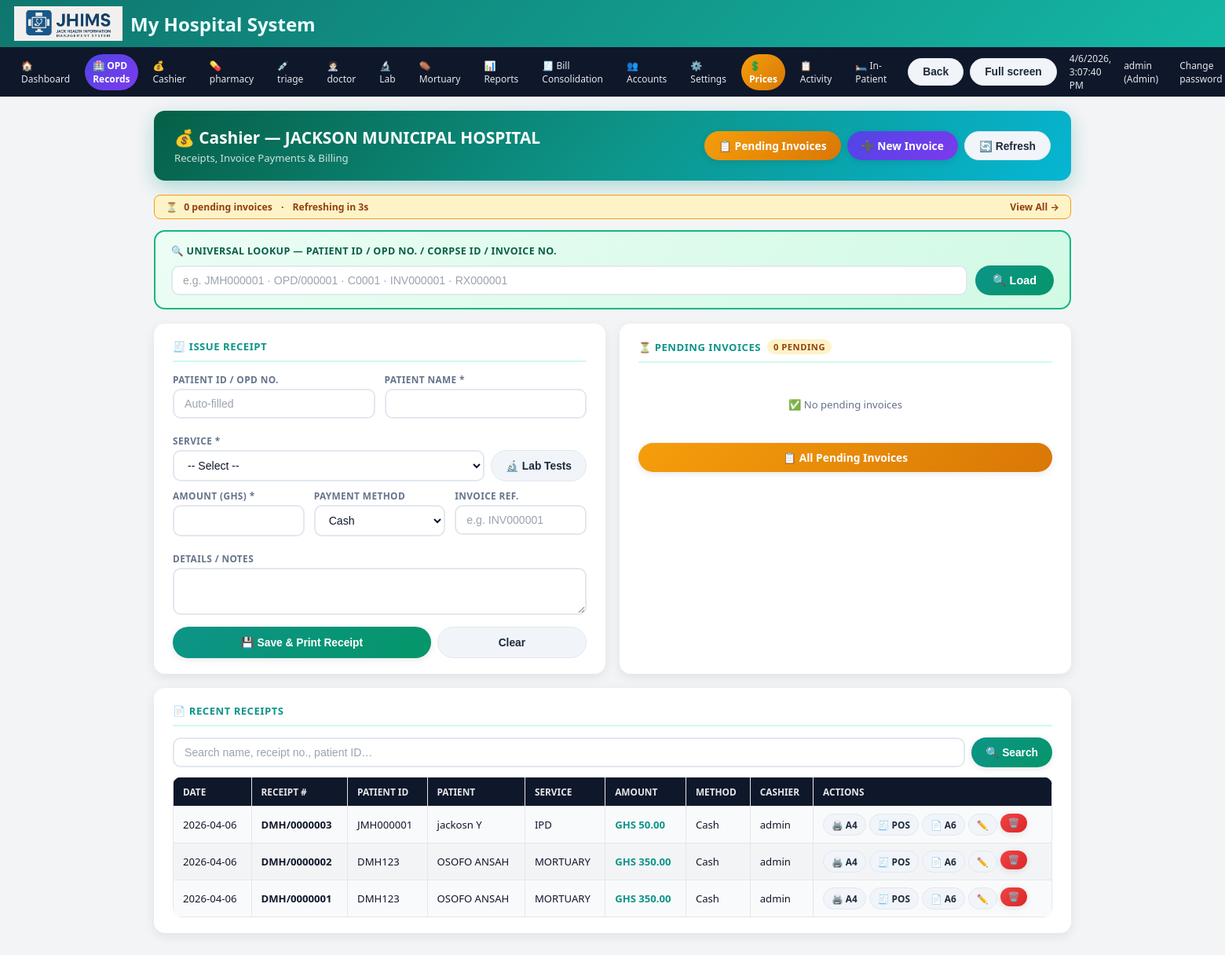
Screenshot of /cashier (signed in) with the database file from the repository.
### tables this page shows
CREATE TABLE patient_records(id INTEGER PRIMARY KEY AUTOINCREMENT,date TEXT,receipt_number TEXT,patient_id TEXT,patient_name TEXT,service_received TEXT,amount_paid REAL,amount_in_words TEXT,cashier_name TEXT,payment_method TEXT,details TEXT);

### app.py (the view, shortened to what this page needs)
@app.route("/cashier", methods=["GET", "POST"])
@login_required(role="Cashier")
def cashier():
    conn = get_db()
    c = conn.cursor()
    prefill = None
    load_pid = request.args.get("load_pid", "").strip()
    corpse_id = request.args.get("corpse_id", "").strip()
    q = request.args.get("q", "").strip()
    if q:
        c.execute(
            "SELECT * FROM patient_records "
            "WHERE patient_name LIKE ? OR receipt_number LIKE ? OR patient_id LIKE ? "
            "ORDER BY id DESC LIMIT 100",
            (f"%{q}%", f"%{q}%", f"%{q}%"),
        )
    else:
        c.execute("SELECT * FROM patient_records ORDER BY id DESC LIMIT 50")
    rows = c.fetchall()
    conn.close()
    return render_template("cashier.html", rows=rows, q=q, prefill=prefill)

### app.py (called while the page is built)
def get_db():
    conn = sqlite3.connect(DB_PATH)
    conn.row_factory = sqlite3.Row
    return conn

@app.context_processor
def inject_hospital():
    return dict(hospital=get_hospital())

def get_hospital():
    conn = get_db()
    c = conn.cursor()
    c.execute("SELECT * FROM hospital_settings LIMIT 1")
    data = c.fetchone()
    conn.close()
    return data

def login_required(role=None):
    def deco(f):
        @wraps(f)
        def wrapper(*args, **kwargs):
            if "user" not in session:
                return redirect(url_for("login"))
            if role and session.get("role") not in (role, "Admin"):
                flash("Access denied for your role.", "danger")
                return redirect(url_for("dashboard"))
            return f(*args, **kwargs)
        return wrapper
    return deco

@app.before_request
def startup():
    global _db_initialized
    if not _db_initialized:
        init_db()
        _db_initialized = True

@app.context_processor
def inject_globals():
    conn = get_db()
    c = conn.cursor()
    c.execute("SELECT name, insured_price, non_insured_price FROM lab_test_prices ORDER BY name")
    tests = c.fetchall()
    c.execute("SELECT name FROM services ORDER BY name")
    services = [r["name"] for r in c.fetchall()]
    conn.close()
    return dict(
        APP_NAME=APP_NAME,
        HOSPITAL_NAME=HOSPITAL_NAME,
        HOSPITAL_ADDRESS=HOSPITAL_ADDRESS,
        HOSPITAL_PHONE=HOSPITAL_PHONE,
        POWERED_BY=POWERED_BY,
        LAB_TESTS=tests,
        SERVICES=services,
        now=datetime.now,
    )

### templates/cashier.html (shortened to what this page needs)
{% extends "base.html" %}
{% block content %}
<div class="cash-header no-print">
  <div>
    <h2>💰 Cashier — {{ HOSPITAL_NAME }}</h2>
    <p style="opacity:.8;margin:3px 0 0;font-size:.82rem;">Receipts, Invoice Payments &amp; Billing</p>
  </div>
  <div style="display:flex;gap:8px;flex-wrap:wrap;">
    <a href="{{ url_for('cashier_pending_invoices') }}" class="btn btn-amber">📋 Pending Invoices</a>
    <a href="{{ url_for('cashier_new_invoice') }}" class="btn btn-indigo">➕ New Invoice</a>
    <button onclick="location.reload()" class="btn btn-secondary">🔄 Refresh</button>
  </div>
</div>
<div class="no-print countdown-bar">
  ⏳ <strong><span id="pending-count">—</span> pending invoices</strong>
  &nbsp;·&nbsp; <span id="inv-countdown">Refreshing in 5s</span>
  <a href="{{ url_for('cashier_pending_invoices') }}" style="margin-left:auto;color:#92400e;font-weight:700;text-decoration:none;">View All →</a>
</div>
<div class="lookup-bar no-print">
  <div class="lb-title">🔍 Universal Lookup — Patient ID / OPD No. / Corpse ID / Invoice No.</div>
  <div class="lookup-row">
    <input type="text" id="universal-id" placeholder="e.g. JMH000001 · OPD/000001 · C0001 · INV000001 · RX000001" onkeydown="if(event.key==='Enter')doLookup()" />
    <button class="btn-load" onclick="doLookup()">🔍 Load</button>
  </div>
</div>
<div class="card-grid no-print">
  <div class="panel">
    <div class="panel-title">🧾 Issue Receipt</div>
    <form method="post" id="receipt-form">
      <div class="form-row">
        <div class="form-group">
          <label>Patient ID / OPD No.</label>
          <input type="text" name="patient_id" id="f-pid" value="{{ prefill.patient_id if prefill else '' }}" placeholder="Auto-filled" />
        </div>
        <div class="form-group">
          <label>Patient Name *</label>
          <input type="text" name="patient_name" id="f-name" required value="{{ prefill.patient_name if prefill else '' }}" />
        </div>
      </div>
      <div class="form-group">
        <label>Service *</label>
        <div style="display:flex;gap:8px;">
          <select name="service_received" id="f-service" required onchange="inv_onServiceChange(this)">
            <option value="">-- Select --</option>
          </select>
          <button class="btn btn-secondary" type="button" onclick="inv_openModal()" style="white-space:nowrap;">🔬 Lab Tests</button>
        </div>
      </div>
      <div class="form-row three">
        <div class="form-group">
          <label>Amount (GHS) *</label>
          <input type="number" step="0.01" name="amount_paid" id="f-amount" required value="{{ prefill.amount_paid if prefill else '' }}" style="font-size:1rem;font-weight:700;" />
        </div>
        <div class="form-group">
          <label>Payment Method</label>
          <select name="payment_method">
            <option>Cash</option><option>Mobile Money</option>
          </select>
        </div>
        <div class="form-group">
          <label>Invoice Ref.</label>
          <input type="text" name="invoice_ref" id="f-inv" placeholder="e.g. INV000001" />
        </div>
      </div>
      <div class="form-group">
        <label>Details / Notes</label>
        <textarea name="details" id="f-details">{{ prefill.details if prefill else '' }}</textarea>
      </div>
      <div style="display:flex;gap:8px;margin-top:8px;">
        <button class="btn btn-primary" type="submit" style="flex:2;justify-content:center;padding:12px;">💾 Save &amp; Print Receipt</button>
        <button class="btn btn-secondary" type="reset" style="flex:1;" onclick="clearLookup()">Clear</button>
      </div>
    </form>
  </div>
  <div class="panel">
    <div class="panel-title">⏳ Pending Invoices <span id="inv-badge" style="background:#fef3c7;color:#92400e;padding:2px 8px;border-radius:50px;font-size:.7rem;">loading…</span></div>
    <div id="pending-inv-list" style="max-height:400px;overflow-y:auto;">
    </div>
    <a href="{{ url_for('cashier_pending_invoices') }}" class="btn btn-amber" style="width:100%;justify-content:center;margin-top:10px;">📋 All Pending Invoices</a>
  </div>
</div>
<div class="panel no-print">
  <div class="panel-title">📄 Recent Receipts</div>
  <form method="get" style="display:flex;gap:8px;margin-bottom:12px;">
    <input type="text" name="q" value="{{ q }}" placeholder="Search name, receipt no., patient ID…" style="flex:1;" />
    <button type="submit" class="btn btn-primary">🔍 Search</button>
  </form>
  <div style="overflow-x:auto;">
  <table>
    <thead><tr><th>Date</th><th>Receipt #</th><th>Patient ID</th><th>Patient</th><th>Service</th><th>Amount</th><th>Method</th><th>Cashier</th><th>Actions</th></tr></thead>
    <tbody>
      {% for r in rows %}
      <tr>
        <td>{{ r.date }}</td>
        <td><strong>{{ r.receipt_number }}</strong></td>
        <td>{{ r.patient_id }}</td>
        <td>{{ r.patient_name }}</td>
        <td>{{ r.service_received }}</td>
        <td style="font-weight:700;color:#0d9488;">GHS {{ '%.2f'|format(r.amount_paid or 0) }}</td>
        <td>{{ r.payment_method or '—' }}</td>
        <td>{{ r.cashier_name }}</td>
        <td>
          <div style="display:flex;gap:4px;flex-wrap:wrap;">
            <a class="btn btn-secondary" style="padding:5px 10px;font-size:.74rem;" href="{{ url_for('receipt_view', rec_id=r.id) }}" target="_blank">🖨️ A4</a>
            <a class="btn btn-secondary" style="padding:5px 10px;font-size:.74rem;" href="{{ url_for('receipt_view', rec_id=r.id) }}?size=pos" target="_blank">🧾 POS</a>
            <a class="btn btn-secondary" style="padding:5px 10px;font-size:.74rem;" href="{{ url_for('receipt_view', rec_id=r.id) }}?size=a6" target="_blank">📄 A6</a>
            {% if session.get('role')=='Admin' %}
            <a class="btn btn-secondary" style="padding:5px 10px;font-size:.74rem;" href="{{ url_for('edit_receipt', rec_id=r.id) }}">✏️</a>
            <form method="post" action="{{ url_for('delete_receipt', rec_id=r.id) }}" style="display:inline;">
              <button class="btn btn-danger" style="padding:5px 10px;font-size:.74rem;" type="submit" onclick="return confirm('Delete?')">🗑️</button>
            </form>
            {% endif %}
          </div>
        </td>
      </tr>
      {% endfor %}
    </tbody>
  </table>
  </div>
</div>
{% endblock %}

### templates/base.html (style rules this page uses)
:root { --accent:#0f766e; --accent-strong:#0d9488; --accent-soft:#a7f3d0; --danger:#b91c1c; --border-soft:#e2e8f0; --bg-light:#f3f4f6; --bg-card:#ffffff; --text-main:#0f172a; --text-muted:#6b7280; }
* { box-sizing:border-box; }
body { margin:0; font-family:system-ui,-apple-system,BlinkMacSystemFont,"Segoe UI",sans-serif; }
body.theme-light { background:var(--bg-light); color:var(--text-main); }
body.theme-light table { background:#f9fafb; }
body.theme-light th { background:#0f172a; color:#e5e7eb; }
body.theme-light tr:nth-child(even) td { background:#f3f4f6; }
input[type=text], input[type=password], input[type=number], input[type=date], select, textarea { width:100%; padding:7px 9px; border-radius:10px; border:1px solid #cbd5e1; font-size:13px; background:#ffffff; color:#0f172a; outline:none; transition:.15s border-color,.15s box-shadow,.15s background; }
textarea { min-height:70px;resize:vertical; }
input::placeholder,textarea::placeholder { color:#9ca3af; }
label { display:block; font-size:11px; margin-bottom:3px; color:#6b7280; text-transform:uppercase; letter-spacing:.12em; }
.btn { display:inline-flex; align-items:center; justify-content:center; gap:5px; padding:7px 13px; border-radius:999px; border:none; font-size:12px; font-weight:500; cursor:pointer; white-space:nowrap; transition:.16s transform,.16s box-shadow,.16s background; }
.btn-primary { background:linear-gradient(135deg,#0f766e,#14b8a6); color:#ecfeff; }
.btn-secondary { background:#e5e7eb; color:#111827; border:1px solid #cbd5e1; }
.btn-danger { background:linear-gradient(135deg,#ef4444,#b91c1c); color:#fef2f2; }
table { width:100%; border-collapse:collapse; font-size:12px; border-radius:12px; overflow:hidden; }
th,td { border:1px solid #e5e7eb; padding:5px 7px; text-align:left; }

### rows the page displays
patient_records: date "2026-04-06", receipt_number "DMH/0000003", patient_id "JMH000001", patient_name "jackosn Y", service_received "IPD", amount_paid "50.00", payment_method "Cash", cashier_name "admin"
patient_records: date "2026-04-06", receipt_number "DMH/0000002", patient_id "DMH123", patient_name "OSOFO ANSAH", service_received "MORTUARY", amount_paid "350.00", payment_method "Cash", cashier_name "admin"
patient_records: date "2026-04-06", receipt_number "DMH/0000001", patient_id "DMH123", patient_name "OSOFO ANSAH", service_received "MORTUARY", amount_paid "350.00", payment_method "Cash", cashier_name "admin"

### other values shown
{{ hospital.hospital_name or "My Hospital System" }} "My Hospital System"
{{ session.get('user') }} "admin"
{{ session.get('role') }} "Admin"
{{ HOSPITAL_NAME }} "JACKSON MUNICIPAL HOSPITAL"
